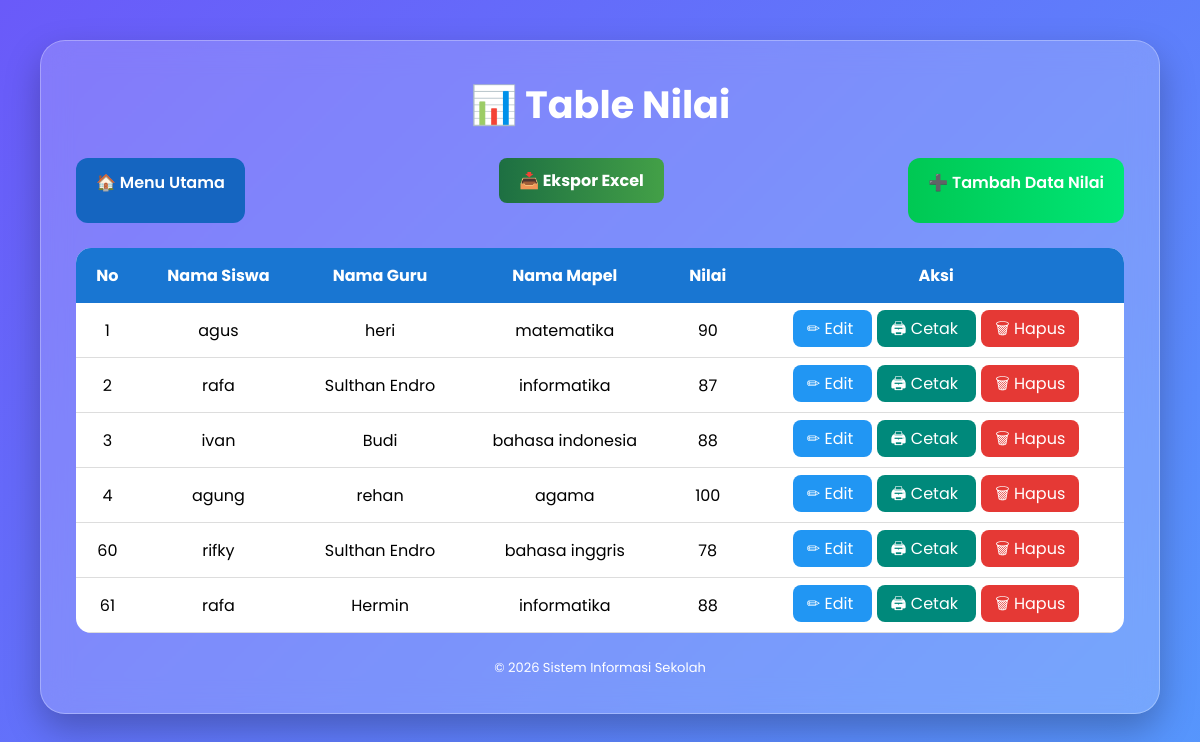
/nilai/index.php (signed in), run on the app's committed database.
### tables this page shows
CREATE TABLE `siswa` (
  `nis` varchar(12) NOT NULL,
  `nama` varchar(50) NOT NULL COMMENT '50',
  `alamat` varchar(50) NOT NULL COMMENT '50'
);

CREATE TABLE `nilai` (
  `id_nilai` int(11) NOT NULL,
  `nis` int(11) NOT NULL,
  `nip` int(11) NOT NULL,
  `id_mapel` int(11) NOT NULL,
  `nilai` int(11) NOT NULL
);

CREATE TABLE `guru` (
  `nip` varchar(12) NOT NULL,
  `nama` varchar(50) NOT NULL,
  `alamat` varchar(50) NOT NULL
);

CREATE TABLE `mapel` (
  `id_mapel` int(11) NOT NULL,
  `mapel` varchar(50) NOT NULL
);

### nilai/index.php (the view, shortened to what this page needs)
<?php
include "koneksi.php";
?>
<!DOCTYPE html>
<html lang="id">
<head>
</head>
<body>
<div class="container">
<h1>📊 Table Nilai</h1>
<div class="menu">
<a href="../index.php" class="btn kembali">
🏠 Menu Utama
</a>
<a href="export_excel.php" class="btn-excel">
📥 Ekspor Excel
</a>
<a href="tambah.php" class="btn tambah">
➕ Tambah Data Nilai
</a>
</div>
<table>
<tr>
<th>No</th>
<th>Nama Siswa</th>
<th>Nama Guru</th>
<th>Nama Mapel</th>
<th>Nilai</th>
<th>Aksi</th>
</tr>
<?php
$query=mysqli_query($koneksi,
"SELECT
nilai.id_nilai,
siswa.nama AS namasiswa,
guru.nama AS namaguru,
mapel.mapel AS namamapel,
nilai.nilai
FROM siswa,guru,mapel,nilai
WHERE nilai.nis=siswa.nis
AND nilai.nip=guru.nip
AND nilai.id_mapel=mapel.id_mapel"
);
while($data=mysqli_fetch_array($query)){
?>
<tr>
<td>
<?php echo $data['id_nilai']; ?>
</td>
<td>
<?php echo $data['namasiswa']; ?>
</td>
<td>
<?php echo $data['namaguru']; ?>
</td>
<td>
<?php echo $data['namamapel']; ?>
</td>
<td>
<?php echo $data['nilai']; ?>
</td>
<td>
<a class="edit"
href="edit.php?id_nilai=<?php echo $data['id_nilai']; ?>">
✏ Edit
</a>
<a class="cetak"
href="cetak.php?id_nilai=<?php echo $data['id_nilai']; ?>"
target="_blank">
🖨 Cetak
</a>
<a class="hapus"
href="hapus.php?id_nilai=<?php echo $data['id_nilai']; ?>"
onclick="return confirm('Yakin ingin menghapus data ini?')">
🗑 Hapus
</a>
</td>
</tr>
<?php
}
?>
</table>
<div class="footer">
© 2026 Sistem Informasi Sekolah
</div>
</div>
</body>
</html>

### nilai/index.php (style rules this page uses)
* { margin:0; padding:0; box-sizing:border-box; font-family:'Poppins',sans-serif; }
body { min-height:100vh; background:linear-gradient(-45deg,#007BFF,#00C6FF,#4FACFE,#6A5AF9); background-size:400% 400%; animation:gradient 10s ease infinite; padding:40px; }
.container { max-width:1200px; margin:auto; padding:35px; background:rgba(255,255,255,.18); backdrop-filter:blur(15px); border-radius:25px; border:1px solid rgba(255,255,255,.3); box-shadow:0 15px 35px rgba(0,0,0,.25); }
h1 { text-align:center; color:white; font-size:38px; margin-bottom:25px; }
.menu { display:flex; justify-content:space-between; margin-bottom:25px; }
.btn { text-decoration:none; color:white; padding:12px 20px; border-radius:12px; font-weight:600; transition:.3s; }
.tambah { background:linear-gradient(90deg,#00c853,#00e676); }
.kembali { background:#1565c0; }
table { width:100%; border-collapse:collapse; background:white; border-radius:15px; overflow:hidden; }
th { background:#1976d2; color:white; padding:15px; }
td { padding:13px; text-align:center; border-bottom:1px solid #ddd; }
.edit { background:#2196f3; color:white; padding:7px 14px; border-radius:8px; text-decoration:none; margin-right:5px; }
.cetak { background:#00897b; color:white; padding:7px 14px; border-radius:8px; text-decoration:none; margin-right:5px; }
.hapus { background:#e53935; color:white; padding:7px 14px; border-radius:8px; text-decoration:none; }
.footer { margin-top:25px; text-align:center; color:white; font-size:13px; }
.btn-excel { background: linear-gradient(90deg, #1d6f42, #43a047); color: white; padding: 10px 20px; border: none; border-radius: 8px; font-weight: bold; cursor: pointer; margin-bottom: 20px; margin-left: 10px; transition: 0.3s; text-decoration: none; display: inline-block; }

### data on the page
siswa: nilai.id_nilai "1", nama "agus", guru.nama "heri", mapel.mapel "matematika", nilai.nilai "90"
siswa: nilai.id_nilai "2", nama "rafa", guru.nama "Sulthan Endro", mapel.mapel "informatika", nilai.nilai "87", nilai.id_nilai "61", guru.nama "Hermin", nilai.nilai "88"
siswa: nilai.id_nilai "3", nama "ivan", guru.nama "Budi", mapel.mapel "bahasa indonesia", nilai.nilai "88"
siswa: nilai.id_nilai "4", nama "agung", guru.nama "rehan", mapel.mapel "agama", nilai.nilai "100"
siswa: nilai.id_nilai "60", nama "rifky", guru.nama "Sulthan Endro", mapel.mapel "bahasa inggris", nilai.nilai "78"
